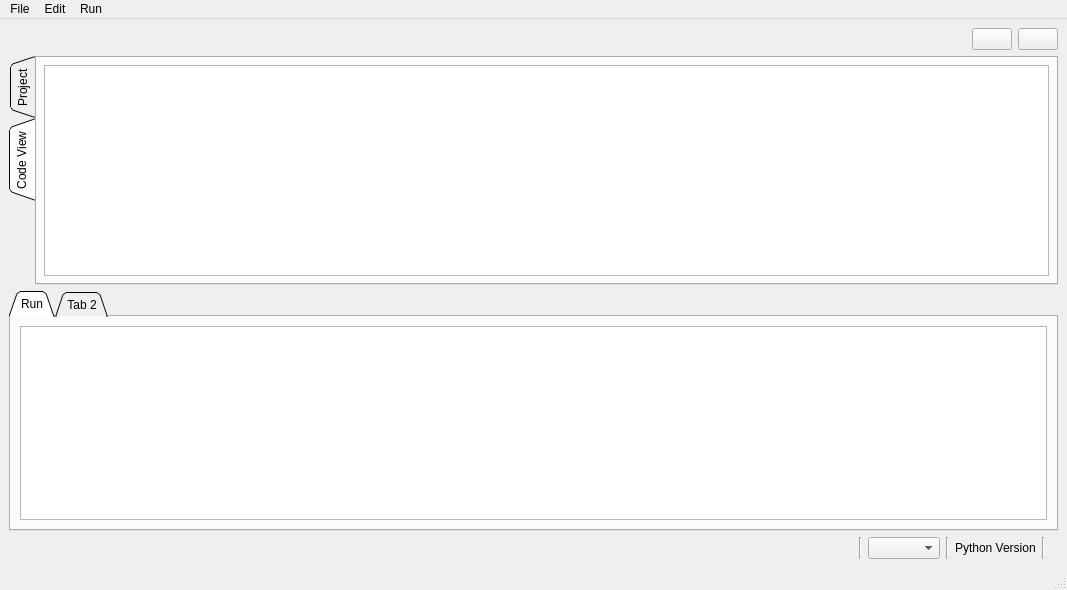
<?xml version="1.0" encoding="UTF-8"?>
<ui version="4.0">
 <class>MainWindow</class>
 <widget class="QMainWindow" name="MainWindow">
  <property name="windowModality">
   <enum>Qt::NonModal</enum>
  </property>
  <property name="geometry">
   <rect>
    <x>0</x>
    <y>0</y>
    <width>1067</width>
    <height>590</height>
   </rect>
  </property>
  <property name="windowTitle">
   <string>Editor</string>
  </property>
  <property name="styleSheet">
   <string notr="true"/>
  </property>
  <widget class="QWidget" name="centralwidget">
   <layout class="QFormLayout" name="formLayout">
    <item row="1" column="0" colspan="2">
     <widget class="QTabWidget" name="tabWidget_2">
      <property name="styleSheet">
       <string notr="true">border-color: #000000;</string>
      </property>
      <property name="tabPosition">
       <enum>QTabWidget::West</enum>
      </property>
      <property name="tabShape">
       <enum>QTabWidget::Triangular</enum>
      </property>
      <property name="currentIndex">
       <number>1</number>
      </property>
      <property name="documentMode">
       <bool>false</bool>
      </property>
      <widget class="QWidget" name="tab_3">
       <attribute name="title">
        <string>Project</string>
       </attribute>
       <layout class="QVBoxLayout" name="verticalLayout">
        <item>
         <widget class="QTreeView" name="treeView">
          <property name="enabled">
           <bool>true</bool>
          </property>
         </widget>
        </item>
       </layout>
      </widget>
      <widget class="QWidget" name="tab_4">
       <attribute name="title">
        <string>Code View</string>
       </attribute>
       <layout class="QGridLayout" name="gridLayout">
        <item row="0" column="0">
         <widget class="QTextEdit" name="codeEdit">
          <property name="font">
           <font>
            <pointsize>12</pointsize>
           </font>
          </property>
          <property name="tabStopWidth">
           <number>15</number>
          </property>
         </widget>
        </item>
       </layout>
      </widget>
     </widget>
    </item>
    <item row="0" column="0" colspan="2">
     <layout class="QHBoxLayout" name="horizontalLayout_2">
      <item>
       <widget class="QLabel" name="currentFile">
        <property name="font">
         <font>
          <pointsize>10</pointsize>
          <weight>75</weight>
          <bold>true</bold>
         </font>
        </property>
        <property name="text">
         <string/>
        </property>
       </widget>
      </item>
      <item>
       <spacer name="horizontalSpacer">
        <property name="orientation">
         <enum>Qt::Horizontal</enum>
        </property>
        <property name="sizeHint" stdset="0">
         <size>
          <width>40</width>
          <height>20</height>
         </size>
        </property>
       </spacer>
      </item>
      <item>
       <widget class="QPushButton" name="startButton">
        <property name="text">
         <string/>
        </property>
        <property name="tag" stdset="0">
         <string>startButton</string>
        </property>
       </widget>
      </item>
      <item>
       <widget class="QPushButton" name="stopButton">
        <property name="text">
         <string/>
        </property>
        <property name="tag" stdset="0">
         <string>stopButton</string>
        </property>
       </widget>
      </item>
     </layout>
    </item>
    <item row="2" column="0" colspan="2">
     <widget class="QTabWidget" name="consolesTab">
      <property name="tabShape">
       <enum>QTabWidget::Triangular</enum>
      </property>
      <property name="currentIndex">
       <number>0</number>
      </property>
      <widget class="QWidget" name="tab">
       <attribute name="title">
        <string>Run</string>
       </attribute>
       <layout class="QGridLayout" name="gridLayout_2">
        <item row="0" column="0">
         <widget class="QTextEdit" name="console">
          <property name="font">
           <font>
            <family>Gadugi</family>
            <pointsize>12</pointsize>
           </font>
          </property>
         </widget>
        </item>
       </layout>
      </widget>
      <widget class="QWidget" name="tab_2">
       <attribute name="title">
        <string>Tab 2</string>
       </attribute>
      </widget>
     </widget>
    </item>
    <item row="3" column="0" colspan="2">
     <layout class="QHBoxLayout" name="horizontalLayout">
      <item>
       <spacer name="horizontalSpacer_2">
        <property name="orientation">
         <enum>Qt::Horizontal</enum>
        </property>
        <property name="sizeHint" stdset="0">
         <size>
          <width>40</width>
          <height>20</height>
         </size>
        </property>
       </spacer>
      </item>
      <item>
       <widget class="Line" name="line_2">
        <property name="orientation">
         <enum>Qt::Vertical</enum>
        </property>
       </widget>
      </item>
      <item>
       <widget class="QComboBox" name="encodingList">
        <property name="sizeAdjustPolicy">
         <enum>QComboBox::AdjustToContentsOnFirstShow</enum>
        </property>
       </widget>
      </item>
      <item>
       <widget class="Line" name="line">
        <property name="orientation">
         <enum>Qt::Vertical</enum>
        </property>
       </widget>
      </item>
      <item>
       <widget class="QLabel" name="pythonVersion">
        <property name="text">
         <string>Python Version</string>
        </property>
       </widget>
      </item>
      <item>
       <widget class="Line" name="line_3">
        <property name="orientation">
         <enum>Qt::Vertical</enum>
        </property>
       </widget>
      </item>
      <item>
       <widget class="QLabel" name="label">
        <property name="text">
         <string/>
        </property>
       </widget>
      </item>
     </layout>
    </item>
   </layout>
  </widget>
  <widget class="QStatusBar" name="statusbar"/>
  <widget class="QMenuBar" name="menubar">
   <property name="geometry">
    <rect>
     <x>0</x>
     <y>0</y>
     <width>1067</width>
     <height>21</height>
    </rect>
   </property>
   <property name="contextMenuPolicy">
    <enum>Qt::DefaultContextMenu</enum>
   </property>
   <property name="layoutDirection">
    <enum>Qt::LeftToRight</enum>
   </property>
   <property name="defaultUp">
    <bool>false</bool>
   </property>
   <property name="nativeMenuBar">
    <bool>true</bool>
   </property>
   <widget class="QMenu" name="menuEdit">
    <property name="title">
     <string>Edit</string>
    </property>
    <addaction name="actionCreate_Control_Point"/>
    <addaction name="actionLoad_Control_Point"/>
   </widget>
   <widget class="QMenu" name="menu">
    <property name="title">
     <string>File</string>
    </property>
    <widget class="QMenu" name="menuNew">
     <property name="title">
      <string>New...</string>
     </property>
     <addaction name="actionPython_File"/>
     <addaction name="actionOther_File"/>
    </widget>
    <widget class="QMenu" name="menuOpen">
     <property name="title">
      <string>Open</string>
     </property>
     <addaction name="actionPython_File_2"/>
     <addaction name="actionFile_2"/>
     <addaction name="actionFolder"/>
    </widget>
    <addaction name="menuNew"/>
    <addaction name="menuOpen"/>
    <addaction name="actionSave_as"/>
    <addaction name="actionClose"/>
    <addaction name="separator"/>
    <addaction name="actionSettings"/>
    <addaction name="separator"/>
    <addaction name="actionExit_2"/>
   </widget>
   <widget class="QMenu" name="menuRun">
    <property name="title">
     <string>Run</string>
    </property>
    <addaction name="actionRun"/>
   </widget>
   <addaction name="menu"/>
   <addaction name="menuEdit"/>
   <addaction name="menuRun"/>
  </widget>
  <action name="actionSave">
   <property name="text">
    <string>New...</string>
   </property>
  </action>
  <action name="actionEdit">
   <property name="text">
    <string>Edit</string>
   </property>
  </action>
  <action name="actionExit">
   <property name="text">
    <string>Exit</string>
   </property>
  </action>
  <action name="actionCreate">
   <property name="text">
    <string>Open</string>
   </property>
  </action>
  <action name="actionSettings">
   <property name="text">
    <string>Settings</string>
   </property>
   <property name="tag" stdset="0">
    <string>menuButton</string>
   </property>
  </action>
  <action name="actionExit_2">
   <property name="text">
    <string>Exit</string>
   </property>
   <property name="tag" stdset="0">
    <string>menuButton</string>
   </property>
  </action>
  <action name="actionFind">
   <property name="text">
    <string>Find</string>
   </property>
  </action>
  <action name="actionPython_File">
   <property name="text">
    <string>Python File</string>
   </property>
   <property name="tag" stdset="0">
    <string>menuButton</string>
   </property>
  </action>
  <action name="actionFile">
   <property name="text">
    <string>File</string>
   </property>
  </action>
  <action name="actionOther_File">
   <property name="text">
    <string>Other File</string>
   </property>
   <property name="tag" stdset="0">
    <string>menuButton</string>
   </property>
  </action>
  <action name="actionInstruction_Git">
   <property name="text">
    <string>Instruction Git</string>
   </property>
  </action>
  <action name="actionFolder">
   <property name="text">
    <string>Folder</string>
   </property>
   <property name="tag" stdset="0">
    <string>menuButton</string>
   </property>
  </action>
  <action name="actionFile_2">
   <property name="text">
    <string>File</string>
   </property>
   <property name="tag" stdset="0">
    <string>menuButton</string>
   </property>
  </action>
  <action name="actionCreate_Control_Point">
   <property name="text">
    <string>Create Control Point</string>
   </property>
  </action>
  <action name="actionLoad_Control_Point">
   <property name="text">
    <string>Load Control Point</string>
   </property>
  </action>
  <action name="actionPython_File_2">
   <property name="text">
    <string>Python File</string>
   </property>
   <property name="tag" stdset="0">
    <string>menuButton</string>
   </property>
  </action>
  <action name="actionClose">
   <property name="text">
    <string>Close</string>
   </property>
  </action>
  <action name="actionSave_as">
   <property name="checkable">
    <bool>false</bool>
   </property>
   <property name="checked">
    <bool>false</bool>
   </property>
   <property name="text">
    <string>Save</string>
   </property>
  </action>
  <action name="actionRun">
   <property name="text">
    <string>Run</string>
   </property>
   <property name="shortcutContext">
    <enum>Qt::WindowShortcut</enum>
   </property>
  </action>
 </widget>
 <resources/>
 <connections/>
</ui>
